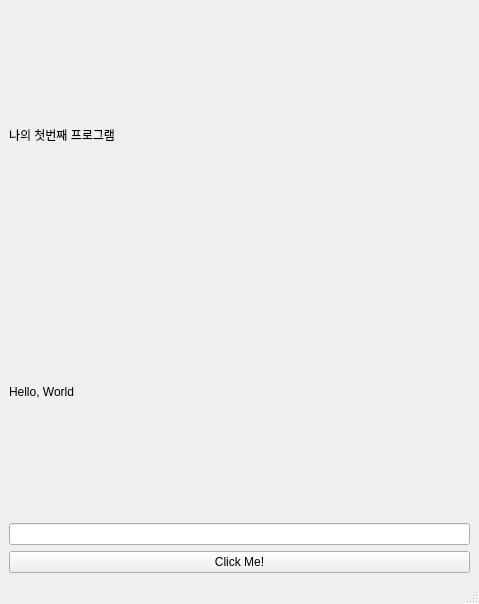
<?xml version="1.0" encoding="UTF-8"?>
<ui version="4.0">
 <class>MainWindow</class>
 <widget class="QMainWindow" name="MainWindow">
  <property name="geometry">
   <rect>
    <x>0</x>
    <y>0</y>
    <width>479</width>
    <height>604</height>
   </rect>
  </property>
  <property name="windowTitle">
   <string>MainWindow</string>
  </property>
  <widget class="QWidget" name="centralwidget">
   <layout class="QVBoxLayout" name="verticalLayout_2">
    <item>
     <layout class="QVBoxLayout" name="verticalLayout">
      <item>
       <widget class="QLabel" name="label_my_test">
        <property name="text">
         <string>나의 첫번째 프로그램</string>
        </property>
       </widget>
      </item>
      <item>
       <widget class="QLabel" name="label_hello">
        <property name="text">
         <string>Hello, World</string>
        </property>
       </widget>
      </item>
      <item>
       <widget class="QLineEdit" name="lineEdit_input">
        <property name="echoMode">
         <enum>QLineEdit::Password</enum>
        </property>
       </widget>
      </item>
      <item>
       <widget class="QPushButton" name="Push_Button_Click">
        <property name="text">
         <string>Click Me!</string>
        </property>
       </widget>
      </item>
     </layout>
    </item>
   </layout>
  </widget>
  <widget class="QMenuBar" name="menubar">
   <property name="geometry">
    <rect>
     <x>0</x>
     <y>0</y>
     <width>479</width>
     <height>27</height>
    </rect>
   </property>
  </widget>
  <widget class="QStatusBar" name="statusbar"/>
 </widget>
 <resources/>
 <connections/>
</ui>
